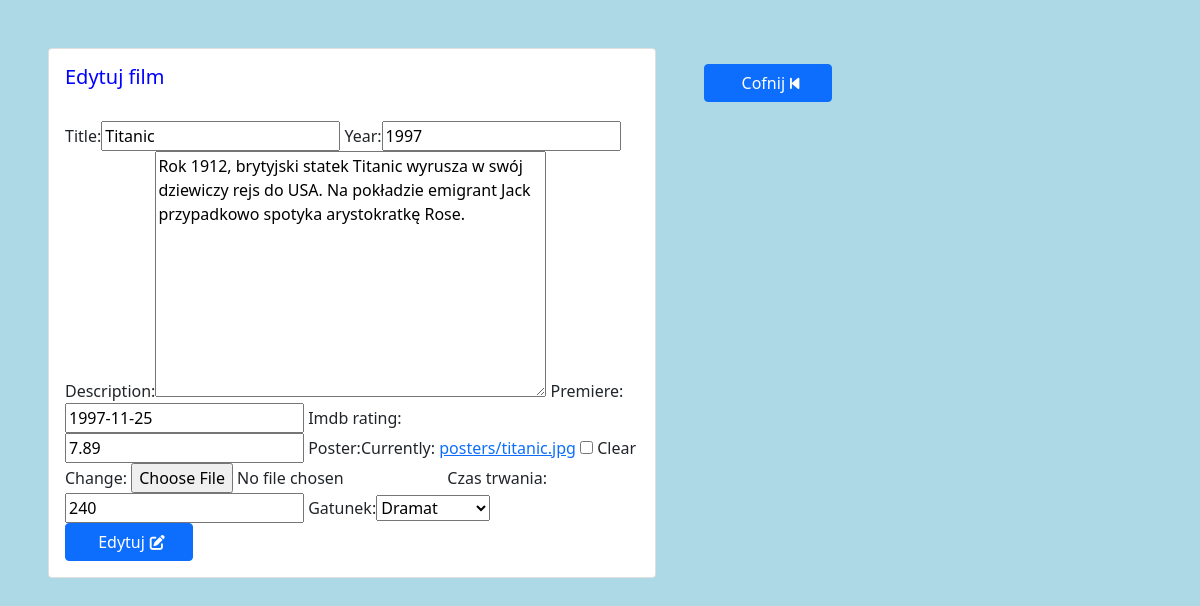
Page /movies_web/edit/1/ (signed in) on the committed database.
### movies_web/models.py (models this page shows, shortened)
class Movie(models.Model):
    title = models.CharField(max_length=64, blank=False, unique=True)
    year = models.PositiveSmallIntegerField(default=2000)
    description = models.TextField(default='')
    premiere = models.DateField(null=True, blank=True)
    imdb_rating = models.DecimalField(max_digits=4, decimal_places=2, null=True, blank=True)
    poster = models.ImageField(upload_to='posters', null=True, blank=True)
    dodatkowe = models.OneToOneField(AdditionalInfo, on_delete=models.CASCADE, null=True, blank=True)

class AdditionalInfo(models.Model):
    INNY = 0
    HORROR = 1
    KOMEDIA = 2
    SCI_FI = 3
    DRAMAT = 4
    PRZYGODOWY = 5
    AKCJI = 6
    KRZYMINAL = 7
    ROMANS = 8
    SENSACYJNY = 9
    GATUNEK = {
        (INNY, 'Inne'),
        (HORROR, 'Horror'),
        (KOMEDIA, 'Komedia'),
        (SCI_FI, 'Sci-fi'),
        (DRAMAT, 'Dramat'),
        (PRZYGODOWY, 'Przygodowy'),
        (AKCJI, 'Akcji'),
        (KRZYMINAL, 'Kryminalny'),
        (ROMANS, 'Romans'),
        (SENSACYJNY, 'Sensacyjny')
    }
    czas_trwania = models.PositiveSmallIntegerField(default=0)
    gatunek = models.PositiveSmallIntegerField(default=0, choices=GATUNEK)

### movies_web/views.py (the view)
# urls.py: path('edit/<int:id>/', update_movie, name='update_movie'),
@login_required
def update_movie(request, id):
    movie = get_object_or_404(Movie, pk=id)
    try:
        additional = AdditionalInfo.objects.get(movie=movie.id)
    except AdditionalInfo.DoesNotExist:
        additional = None
    form_movie = MovieForm(request.POST or None, request.FILES or None, instance=movie)
    form_additional = AdditionalInfoForm(request.POST or None, instance=additional)
    if form_movie.is_valid() and form_additional.is_valid():
        movie = form_movie.save(commit=False)
        additional = form_additional.save()
        movie.dodatkowe = additional
        movie.save()
    return render(request, 'form_movie.html', {'form': form_movie, 'form_additional': form_additional, 'new': False})

### movies_web/forms.py
class MovieForm(ModelForm):
    class Meta:
        model = Movie
        fields = ['title', 'year', 'description', 'premiere', 'imdb_rating', 'poster']

class AdditionalInfoForm(ModelForm):
    class Meta:
        model = AdditionalInfo
        fields = ['czas_trwania', 'gatunek']

### templates/form_movie.html (shortened to what this page needs)
{% extends 'base.html' %}
{% load bootstrap %}
{% block side %}
    <div class="card" style="width: 38rem; float: left; margin-right: 3rem;">
      <div class="card-body">
        {% if new %}
          <h5 class="color_text">Nowy film</h5>
        {% else %}
          <h5 class="color_text">Edytuj film</h5>
        {% endif %}
        <br>
        <form method="post" enctype="multipart/form-data">
          {{ form|bootstrap }}
          {{ form_additional|bootstrap }}
          <br>
          {% if new %}
            <button type="submit" class="btn btn-primary all_buttons">Dodaj<i class="fas fa-plus-square icon_in_button"></i></button>
          {% else %}
            <button type="submit" class="btn btn-primary all_buttons">Edytuj<i class="fas fa-edit icon_in_button"></i></button>
          {% endif %}
        </form>
      </div>
    </div>
    <a href="{% url 'main_movies'%}" class="btn btn-primary all_buttons mt-3">Cofnij<i class="fas fa-step-backward icon_in_button "></i></a>
{% endblock %}

### movies_web/static/movies_web.css (style rules this page uses)
body { padding: 3rem; background: lightblue; }
.color_text { color: blue; }
.all_buttons { width: 8rem; position: relative; }
.icon_in_button { font-size: 15px; position: relative; left: 5px; color: white; }

### rows in the picture
Movie: title "Titanic", year "1997", description "Rok 1912, brytyjski statek Titanic wyrusza w swój dziewiczy rejs do USA. Na pokładzie emigrant Jack przypadkowo spotyka arystokratkę Rose.", premiere "1997-11-25", imdb_rating "7.89"
AdditionalInfo: czas_trwania "240", gatunek "Dramat"
